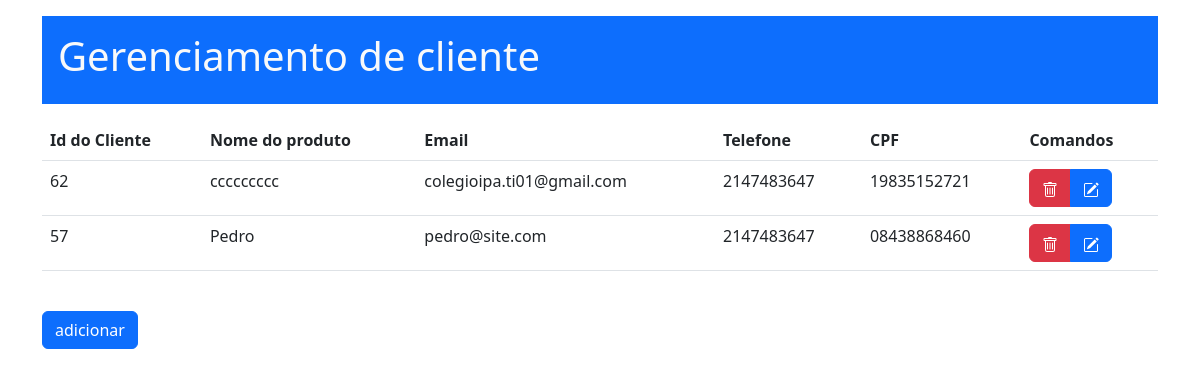
Page /clientes/index.php on the earlier database version.
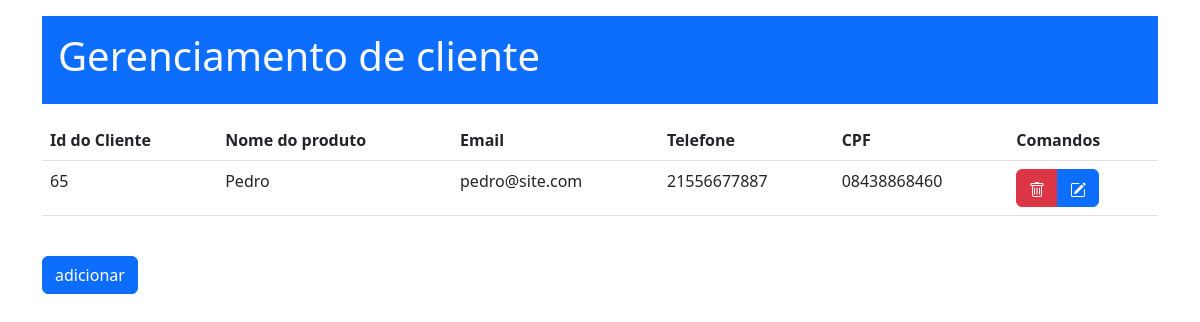
Same page on the later database version.
### tables this page shows
CREATE TABLE `client` (
  `Id_Client` int NOT NULL AUTO_INCREMENT,
  `Name` varchar(100) DEFAULT NULL,
  `Email` varchar(50) DEFAULT NULL,
  `TelPhone` varchar(11) DEFAULT NULL,
  `Cpf` varchar(11) DEFAULT NULL,
  PRIMARY KEY (`Id_Client`)
);

### clientes/App/Model/Connect.php (called while the page is built, shortened)
<?php
class Connect{
    private static $instance;
    public static function getConn(){
        if(!isset(self::$instance)){
            self::$instance = new \PDO('mysql:host=localhost;dbname=client;charset=utf8','root','');
        }
        return self::$instance;
    }
}

### clientes/App/Model/clientDao.php (called while the page is built, shortened)
<?php
class ClientDao{
    public function read($id){
        if($id == ""){
            $sql = "SELECT *
                    FROM client";
        } else {
            $sql = "SELECT *
                    FROM client
                    WHERE Id_Client = $id";
        }
        $select = Connect::getConn()->prepare($sql);
        $select->execute();
        if($select->rowCount() > 0){
            $resultado = $select->fetchAll(\PDO::FETCH_ASSOC);
            return $resultado;
        } else {
            return [];
        }
    }
}

### clientes/App/Controller/Pages/Home.php (the view, shortened to what this page needs)
<?php
class Home extends Page{
    public static function getHome(){
        $clientDao = new ClientDao();
        $lineClient = '';
        foreach($clientDao->read('') as $client){
            $lineClient .= "<tr>
                                <td>{$client['Id_Client']}</td>
                                <td>{$client['Name']}</td>
                                <td>{$client['Email']}</td>
                                <td>{$client['TelPhone']}</td>
                                <td>{$client['Cpf']}</td>
                                <td>
                                    <div class='btn-group' role='group' aria-label='Basic mixed styles example'>
                                    <a class='btn btn-danger' href='index.php?type=delete&id={$client['Id_Client']}' data-toggle='tooltip' title='Deletar'>
                                        <svg xmlns='http://www.w3.org/2000/svg' width='16' height='16' fill='currentColor' class='bi bi-trash' viewBox='0 0 16 16'>
                                            <path d='M5.5 5.5A.5.5 0 0 1 6 6v6a.5.5 0 0 1-1 0V6a.5.5 0 0 1 .5-.5Zm2.5 0a.5.5 0 0 1 .5.5v6a.5.5 0 0 1-1 0V6a.5.5 0 0 1 .5-.5Zm3 .5a.5.5 0 0 0-1 0v6a.5.5 0 0 0 1 0V6Z'/>
                                            <path d='M14.5 3a1 1 0 0 1-1 1H13v9a2 2 0 0 1-2 2H5a2 2 0 0 1-2-2V4h-.5a1 1 0 0 1-1-1V2a1 1 0 0 1 1-1H6a1 1 0 0 1 1-1h2a1 1 0 0 1 1 1h3.5a1 1 0 0 1 1 1v1ZM4.118 4 4 4.059V13a1 1 0 0 0 1 1h6a1 1 0 0 0 1-1V4.059L11.882 4H4.118ZM2.5 3h11V2h-11v1Z'/>
                                        </svg>
                                    </a>
                                    <a class='btn btn-primary' href='index.php?type=update&id={$client['Id_Client']}'  data-toggle='tooltip' title='Editar'>
                                        <svg xmlns='http://www.w3.org/2000/svg' width='16' height='16' fill='currentColor' class='bi bi-pencil-square' viewBox='0 0 16 16'>
                                            <path d='M15.502 1.94a.5.5 0 0 1 0 .706L14.459 3.69l-2-2L13.502.646a.5.5 0 0 1 .707 0l1.293 1.293zm-1.75 2.456-2-2L4.939 9.21a.5.5 0 0 0-.121.196l-.805 2.414a.25.25 0 0 0 .316.316l2.414-.805a.5.5 0 0 0 .196-.12l6.813-6.814z'/>
                                            <path fill-rule='evenodd' d='M1 13.5A1.5 1.5 0 0 0 2.5 15h11a1.5 1.5 0 0 0 1.5-1.5v-6a.5.5 0 0 0-1 0v6a.5.5 0 0 1-.5.5h-11a.5.5 0 0 1-.5-.5v-11a.5.5 0 0 1 .5-.5H9a.5.5 0 0 0 0-1H2.5A1.5 1.5 0 0 0 1 2.5v11z'/>
                                        </svg>
                                    </a>
                                </div>
                                </td>
                            </tr>";
        }
        $content = View::render('pages/home',[
            'lineClient' => $lineClient,
        ]);
                    ?>
                    <?php
        return parent::getPage($content, 'Gerenciamento de Clientes');
    }
}

Differences in the rows shown:
removed client: Id_Client "62", Name "ccccccccc", Email "colegioipa.ti01@gmail.com", TelPhone "2147483647", Cpf "19835152721"
removed client: Id_Client "57", Name "Pedro", Email "pedro@site.com", TelPhone "2147483647", Cpf "08438868460"
added client: Id_Client "65", Name "Pedro", Email "pedro@site.com", TelPhone "21556677887", Cpf "08438868460"
